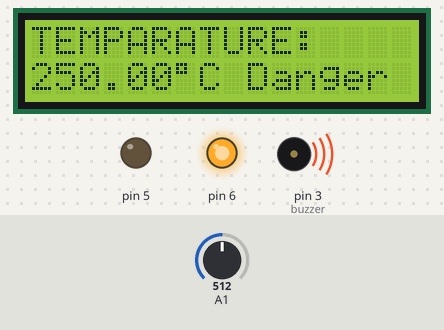
Bench run of a sketch on a simulated Arduino Uno, built with avr-gcc and run on an emulated ATmega328P. Shown: 16×2 character LCD, output pins drawn as LEDs (lit = HIGH), buzzer (waves = sounding). The test bench sets the inputs (shaded band); at power-on: A1 = 512.

Above: at 1.2 s.
1.3 s: A1 set to 69
At 1.9 s:
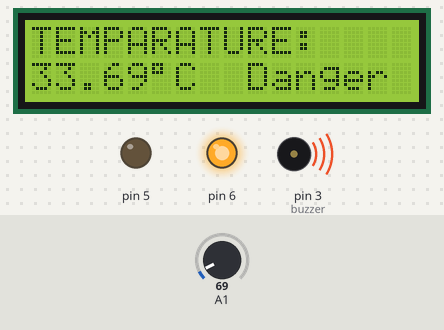
4.3 s: A1 set to 60
At 5.0 s:
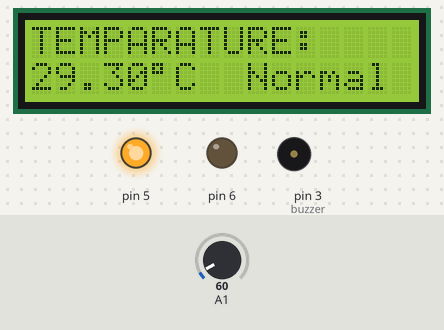
7.1 s: A1 set to 21
At 7.5 s:
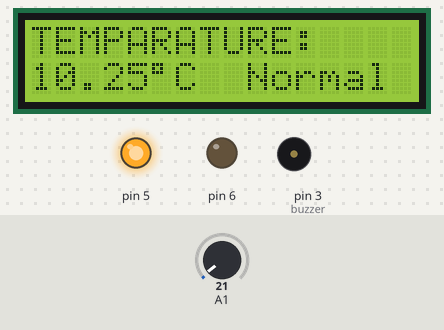
Timing chart, 0 to 10.1 s (numbered marks = the images above; inputs shaded):
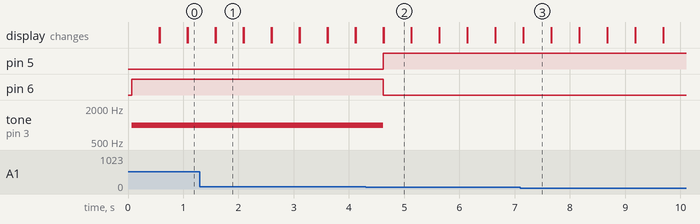

Measured:
- the behaviour switches between 64 and 63 on A1 (found by bisection; images 1 and 2)
- after the input at 1.3 s, the display: first differs from a run without the input after 0.29 s (image 1)
- after the input at 4.3 s, pin 5: LOW → HIGH after 0.32 s; pin 6: HIGH → LOW after 0.32 s; tone on pin 3 (buzzer): 1000 Hz → silent after 0.32 s; the display: first differs from a run without the input after 0.32 s (image 2)
- after the input at 7.1 s, the display: first differs from a run without the input after 0.06 s (image 3)
- what the display in image 1 shows lasts 0.5 s, from 1.6 s to 2.1 s

The sketch:

Alarm_on_Temparatute.ino
```cpp
#include <LiquidCrystal.h>
LiquidCrystal lcd(12, 11,10, 9, 8,7,3);
float temp;
const int buzzer=3;

void setup() {
  pinMode(6, OUTPUT);
  pinMode(5, OUTPUT);
  pinMode(buzzer, OUTPUT);
  lcd.begin(16,2);

}

void loop() {
  temp = analogRead(A1);
  temp = temp * 0.48828125;

  lcd.setCursor(0,0);
  lcd.print("TEMPARATURE:");

  lcd.setCursor(0,1);
  lcd.print(temp);
  lcd.print((char)223);
  lcd.print("C");


   if(temp>=31){
    tone(buzzer, 1000);
    digitalWrite(6, HIGH);
    digitalWrite(5, LOW);

    lcd.setCursor(9,1);
    lcd.print("Danger");

    }

   else{
    noTone(buzzer);
    digitalWrite(5, HIGH);
    digitalWrite(6, LOW);

    lcd.setCursor(9,1);
    lcd.print("Normal");

    }
  delay(500);
  lcd.clear();

}
```
